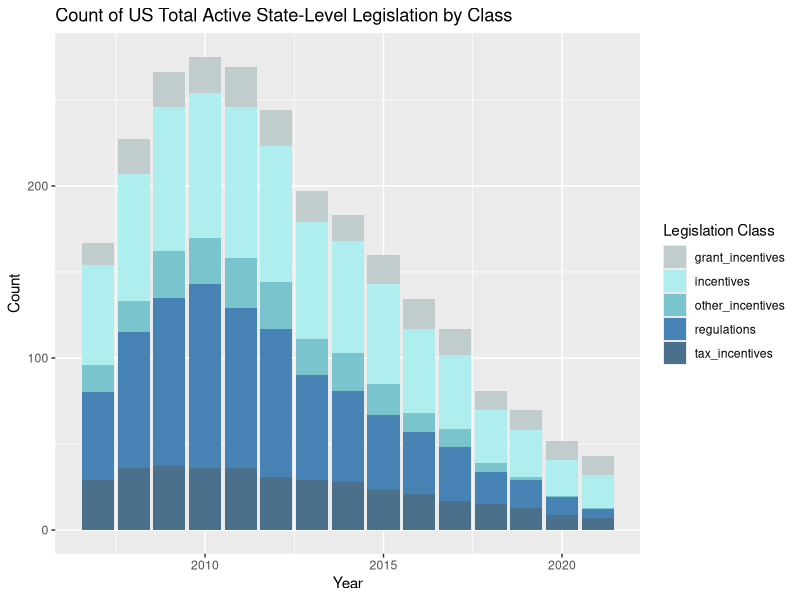
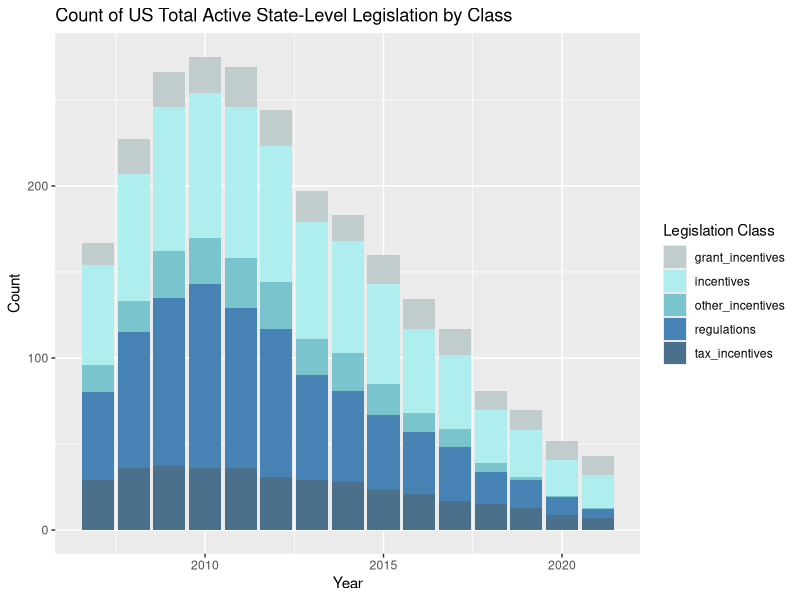

The R source for these figures, in order:
#libraray needed packages
library(tidyverse)
library(ggplot2)
library(readr)

#setwd

#import data set
mega = read.csv("Data/Merging/merge_last.csv")

#make mega data into long format
table(mega$state)

US = mega |> 
  filter(state == "Total")

#looks like united states totals have not been calculated - let's do that
mega_sort = mega |> 
  filter(year !=2022) |> 
  dplyr::select(year, state_abb, enacted, incentives, tax_incentives, grant_incentives, other_incentives, regulations, eth.production, corn.production)

#columns to be summed
cols = c("enacted", "incentives", "tax_incentives", "grant_incentives", "other_incentives", "regulations", "eth.production", "corn.production")

#data frame containing only totals from the columns
totals = mega_sort |> 
  group_by(year) |> 
  summarise(across(cols, sum, na.rm = TRUE))

#make data frame with state as Total and years to prepare totals data frame for merging
state = data.frame(
  state = c(rep("Total", 15)),
  year = c(2007:2021))

total_state = left_join(state, totals, by = "year")

#make totals data long
sorted = total_state |> 
  dplyr::select(year, incentives, tax_incentives, grant_incentives, other_incentives, regulations)

list = c("incentives", "tax_incentives", "grant_incentives", "other_incentives", "regulations")

long <- sorted %>%
  pivot_longer(cols = list, names_to = "type", values_to = "type.count")

#make stacked bar chart of US total regulations of each category
stacked = long |> 
  ggplot(aes(fill=type, y=type.count, x=year)) + 
  geom_bar(position="stack", stat="identity") + 
  labs(title = "Count of US Total Active State-Level Legislation by Class",
       x = "Year",
       y = "Count",
       fill = "Legislation Class") +
  scale_fill_manual(values=c("azure3", "paleturquoise2", "cadetblue3","steelblue", "skyblue4"))
stacked

#save plot
ggsave("Outputs/Exploratory_Analysis/StackedTotalLeg_edited.png", stacked, "png")
